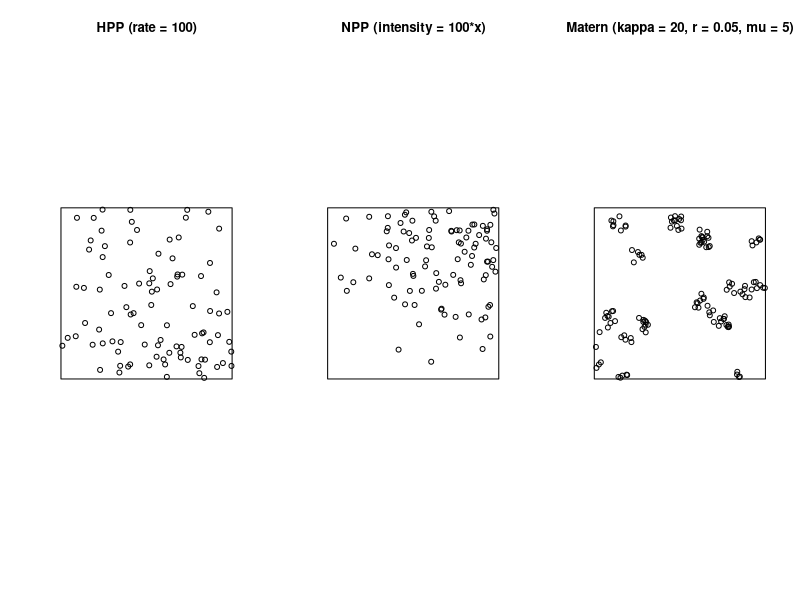

Write the R code that produced this figure.
## ---- chunk 1
knitr::opts_chunk$set(echo = FALSE)
## ---- chunk 2
library(spatstat)
library(tidyverse)
library(here)
## ---- chunk 3
par(mfrow=c(1, 3))
plot(rpoispp(lambda = 100, win=square(1)),main = "HPP (rate = 100)") #plot_2D_HPP
plot(rpoispp(lambda = function(x, y) 400*x*y, win=square(1)), main = "NPP (intensity = 100*x)") #plot_2D_NPP
plot(rMatClust(kappa = 20, r = 0.05, mu = 5), main = "Matern (kappa = 20, r = 0.05, mu = 5)") #plot_2D_Matern
